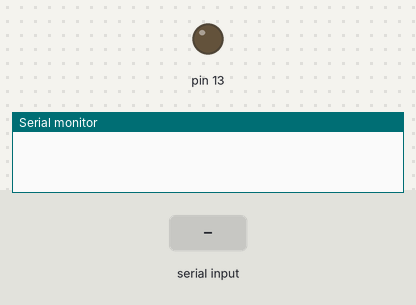
This sketch was run on a simulated Arduino Uno, built with avr-gcc and run on an emulated ATmega328P. Shown: output pins drawn as LEDs (lit = HIGH), the last lines printed to the serial monitor. The inputs (shaded band) are chosen by the test bench.

Above: at 1.2 s.
1.3 s: "1" received over Serial
At 1.6 s:
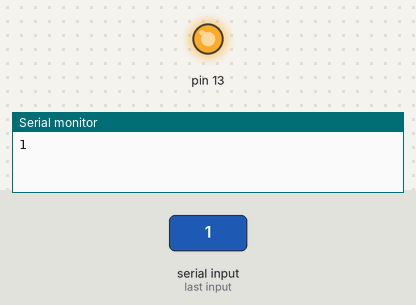
Timing chart, 0 to 4.3 s (numbered marks = the images above; inputs shaded):
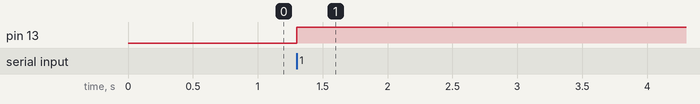

Measured:
- after the input at 1.3 s, pin 13: LOW → HIGH at once

The sketch:

bluetooth.ino
```cpp
char data=0;
void setup()
{
  Serial.begin(9600);
  pinMode(13,OUTPUT);
}
void loop()
{
  if(Serial.available()>0)
  {
    data=Serial.read();
    Serial.println(data);
    if(data='1')
      digitalWrite(13,HIGH);
    else if(data='0')
      digitalWrite(13,LOW);
  }}
```
